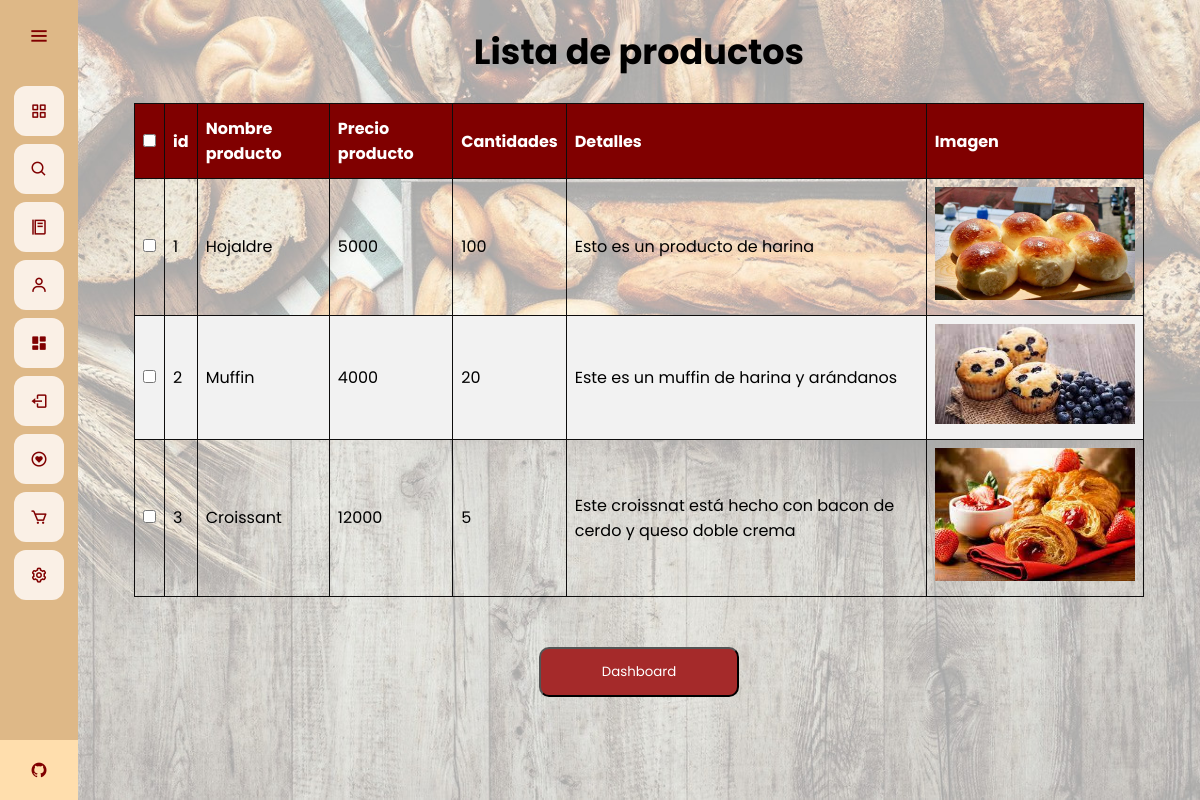
The page /admin-dash/lista-productos (signed in) on the database as committed earlier.
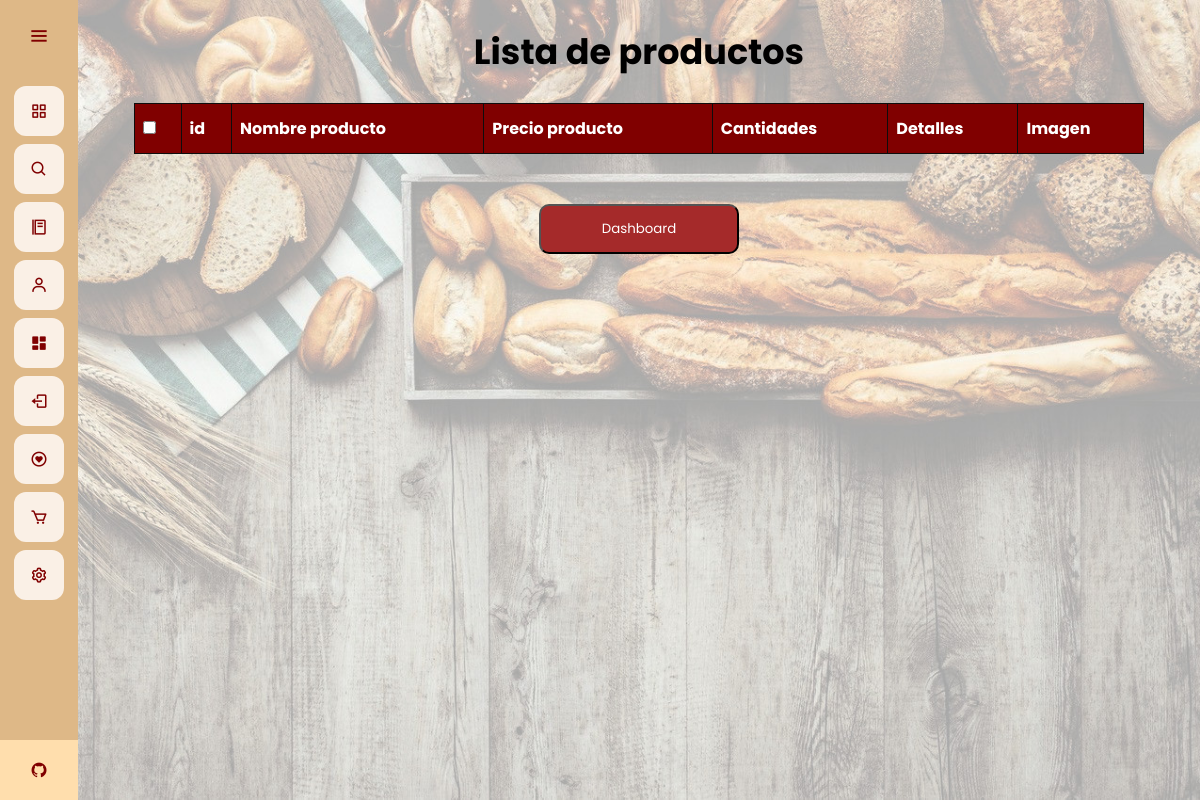
The same page on the database as committed later.
### app.py (models this page shows)
class Products(database.Model):
	id = database.Column(database.Integer, primary_key=True)
	productname = database.Column(database.String(30), nullable=False, unique=True)
	price = database.Column(database.Integer, nullable=False)
	quantity = database.Column(database.Integer, nullable=False)
	score = database.Column(database.Integer, nullable=False)
	details = database.Column(database.String(1000))
	image_prod = database.Column(database.String(40), nullable=False, default='pan.jpg')

### app.py (the view)
@app.route("/admin-dash/lista-productos")
@login_required
def lista_producto():
	if current_user.username == "SuperAdmin":
		products = Products.query.filter().all()
		return render_template("listproducts.html", products = products)
	else:
		return redirect(url_for('home'))

### app.py (called while the page is built)
@login_manager.user_loader
def load_user(user_id):
	return User.query.get(int(user_id))

@app.before_request
def make_session_permanent():
    session.permanent = True

### templates/listproducts.html (shortened to what this page needs)
{% extends 'base.html' %}
{% block style %}
<link rel="stylesheet" href="{{ url_for('static', filename='css/style_listproduct.css') }}">
{% endblock %}
{% block content %}
<br>
<h1 class="title">
    Lista de productos
</h1>
<br>
<div class="container">
    <table id="tableu" class="tableu" style="width: 90%">
        <thead>
            <tr>
                <th>
                    <input type="checkbox" onclick="checkAll(this)">
                </th>
                <th>id</th>
                <th>Nombre producto</th>
                <th>Precio producto</th>
                <th>Cantidades</th>
                <th>Detalles</th>
                <th>Imagen</th>
            </tr>
        </thead>
        <br>
        <tbody>
            {% for product in products %}
            <tr>
                <td><input type="checkbox" name="user"></td>
                <td>{{ product.id }}</td>
                <td>{{ product.productname }}</td>
                <td>{{ product.price }}</td>
                <td>{{ product.quantity }}</td>
                <td>{{ product.details }}</td>
                <td><img src="{{ url_for('static', filename='images_plates/'+product.image_prod) }}" alt=""></td>
            </tr>
            {% endfor %}
        </tbody>
    </table>
</div>
<br>
<br>
<div class="other">
    <a href="{{url_for('dashboard')}}">
        <button type="button" class="buttond">
            Dashboard
        </button>
    </a>
</div>
{% endblock %}

### templates/base.html (shortened to what this page needs)
<!DOCTYPE html>
<html>
<head>
	<link rel="stylesheet" href="{{ url_for('static', filename='css/style_base.css') }}">
  {% block style %}
  {% endblock %}
  <link href='https://unpkg.com/boxicons@2.0.7/css/boxicons.min.css' rel='stylesheet'>
</head>
<body>
	<div class="sidebar">
    <div class="logo-details">
        <i class='bx bx-menu' id="btn" ></i>
    </div>
    <ul class="nav-list">
      <li>
        <a href="{{ url_for('home') }}">
          <i class='bx bx-grid-alt'></i>
        </a>
      </li>
      <li>
        <a href="{{ url_for('busqueda') }}">
          <i class='bx bx-search'></i>
        </a>
      </li>
      <li>
        <a href="{{ url_for('menu') }}">
          <i class='bx bx-food-menu' ></i>
        </a>
      </li>
      {% if current_user.is_authenticated %}
      <li>
        <a href="{{ url_for('perfil_usuario') }}">
          <i class='bx bx-user' ></i>
        </a>
      </li>
      {% if current_user.username == "SuperAdmin" %}
      <li>
        <a href="{{ url_for('dashboard') }}">
          <i class='bx bxs-dashboard'></i>
        </a>
      </li>
      {% endif %}
      <li>
        <a href="{{ url_for('cerrar_sesion') }}">
          <i class='bx bx-log-out'></i>
        </a>
      </li>
      {% endif %}
      <li>
        <a href="{{ url_for('lista') }}">
          <i class='bx bx-heart-circle'></i>
        </a>
      </li>
      <li>
        <a href="{{ url_for('carrito') }}">
          <i class='bx bx-cart' ></i>
        </a>
      </li>
      <li>
        <a href="{{ url_for('ajustes') }}">
          <i class='bx bx-cog' ></i>
        </a>
      </li>
      <li class="profile">
          <div class="profile-details">
              <div class="name_job">
                <div class="name">Grupo 4</div>
                <div class="uni">Uninorte-Mintic</div>
              </div>
          </div>
          <a href="https://github.com/Viinky-Kevs/ProyectoAppWeb" target="_blank">
            <i class='bx bxl-github' id="github" ></i>
          </a>
      </li>
    </ul>
  </div>
  <section class="home-section">
  	{% block content %}
  	{% endblock %}
  </section>
</body>
</html>

### static/css/style_base.css (style rules this page uses)
* { margin: 0; padding: 0; box-sizing: border-box; font-family: "Poppins" , sans-serif; }
.sidebar { position: fixed; left: 0; top: 0; height: 100%; width: 78px; background: #DEB887; padding: 6px 14px; z-index: 99; transition: all 0.5s ease; }
.sidebar .logo-details { height: 60px; display: flex; align-items: center; position: relative; }
.sidebar .logo-details #btn { position: absolute; top: 50%; right: 0; transform: translateY(-50%); font-size: 22px; transition: all 0.4s ease; font-size: 23px; text-align: center; cursor: pointer; transition: all 0.5s ease; }
.sidebar i { color: #800000; height: 60px; min-width: 50px; font-size: 28px; text-align: center; line-height: 60px; }
.sidebar .nav-list { margin-top: 20px; height: 100%; }
.sidebar li { position: relative; margin: 8px 0; list-style: none; }
.sidebar li a { display: flex; height: 100%; width: 100%; border-radius: 12px; align-items: center; text-decoration: none; transition: all 0.4s ease; background: #FAF0E6; }
.sidebar li i { height: 50px; line-height: 50px; font-size: 18px; border-radius: 12px; }
.sidebar li.profile { position: fixed; height: 60px; width: 78px; left: 0; bottom: -8px; padding: 10px 14px; background: #FFDEAD; transition: all 0.5s ease; overflow: hidden; }
.sidebar li .profile-details { display: flex; align-items: center; flex-wrap: nowrap; }
.sidebar li.profile .name, .sidebar li.profile .uni { font-size: 15px; font-weight: 400; color: #800000; white-space: nowrap; }
.sidebar li.profile .uni { font-size: 12px; }
.sidebar .profile #github { position: absolute; top: 50%; right: 0; transform: translateY(-50%); background: #FFDEAD; width: 100%; height: 60px; line-height: 60px; border-radius: 0px; transition: all 0.5s ease; }
.home-section { position: relative; min-height: 100vh; top: 0; left: 78px; width: calc(100% - 78px); transition: all 0.5s ease; z-index: 2; background-attachment: fixed; background-size: cover; background-repeat: no-repeat; background-image: url(/static/images/wallpaper.jpg); }

### static/css/style_listproduct.css (style rules this page uses)
.title { text-align: center; font-size: 35px; }
.container { display: flex; justify-content: center; align-items: center; }
#tableu { font-family: Arial, Helvetica, sans-serif; border-collapse: collapse; width: 100%; }
#tableu td, #tableu th { border: 1px solid rgb(14, 13, 13); padding: 8px; }
#tableu th { padding-top: 12px; padding-bottom: 12px; text-align: left; background-color: #800000; color: white; }
.other { display: flex; justify-content: center; align-items: center; }
.buttond { width: 200px; height: 50px; color: white; background-color: brown; border-radius: 10px; cursor: pointer; }

Rows that differ between the two databases and show on the page:
removed Products: id "1", productname "Hojaldre", price "5000", quantity "100", details "Esto es un producto de harina", image_prod (picture)
removed Products: id "2", productname "Muffin", price "4000", quantity "20", details "Este es un muffin de harina y arándanos", image_prod (picture)
removed Products: id "3", productname "Croissant", price "12000", quantity "5", details "Este croissnat está hecho con bacon de cerdo y queso doble crema", image_prod (picture)
